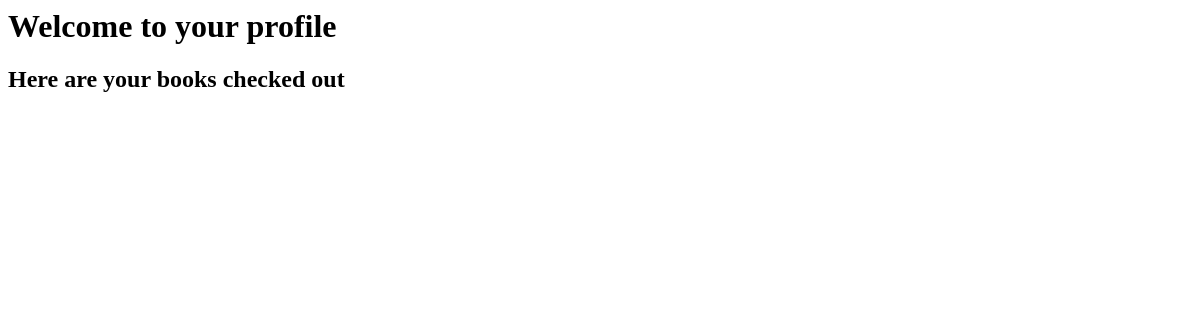
The page /catalog/profile/ (signed in) on the database as committed earlier.
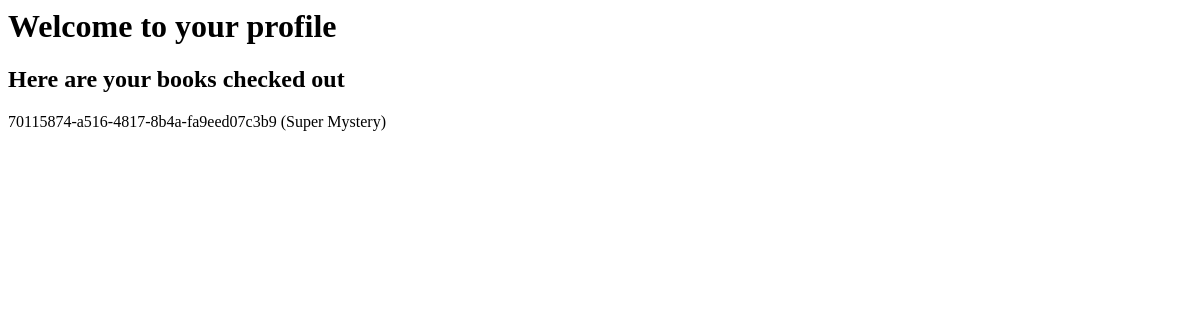
The same page on the database as committed later.
### catalog/models.py (models this page shows, shortened)
class BookInstance(models.Model):
    id = models.UUIDField(primary_key=True,default=uuid.uuid4)
    book = models.ForeignKey('Book',on_delete=models.RESTRICT,null=True)
    imprint = models.CharField(max_length=200)
    due_back = models.DateField(null=True,blank=True)
    borrower = models.ForeignKey(User, on_delete=models.SET_NULL, null=True, blank=True)
    LOAN_STATUS = (
        ('m','Maintenance'),
        ('o','On Loan'),
        ('a','Available'),
        ('r','Reserved')
    )
    status = models.CharField(max_length=1,choices=LOAN_STATUS,blank=True,default='m')
    class Meta:
        ordering = ['due_back']
    def __str__(self):
        return f'{self.id} ({self.book.title})'

class Book(models.Model):
    title = models.CharField(max_length=200)
    author = models.ForeignKey('Author',on_delete=models.SET_NULL,null=True)
    summary = models.TextField(max_length=600)
    isbn = models.CharField('ISBN',max_length=13,unique=True)
    genre = models.ManyToManyField(Genre)
    language = models.ForeignKey('Language',on_delete=models.SET_NULL,null=True)

### catalog/views.py (the view)
# urls.py: path('profile/', views.CheckedOutBookByUserView.as_view(), name="profile"),
class CheckedOutBookByUserView(LoginRequiredMixin, ListView):
    model = BookInstance
    template_name = 'catalog/profile.html'
    paginate_by = 5
    def get_queryset(self):
        return BookInstance.objects.filter(borrower = self.request.user)

### catalog/templates/catalog/profile.html
<h1>Welcome to your profile</h1>
<h2>Here are your books checked out</h2>
{% for book in bookinstance_list %}
    <p>{{book}}</p>
{% endfor %}

Rows that differ between the two databases and show on the page:
now on this page (row edited): BookInstance: id+book "70115874-a516-4817-8b4a-fa9eed07c3b9 (Super Mystery)"
